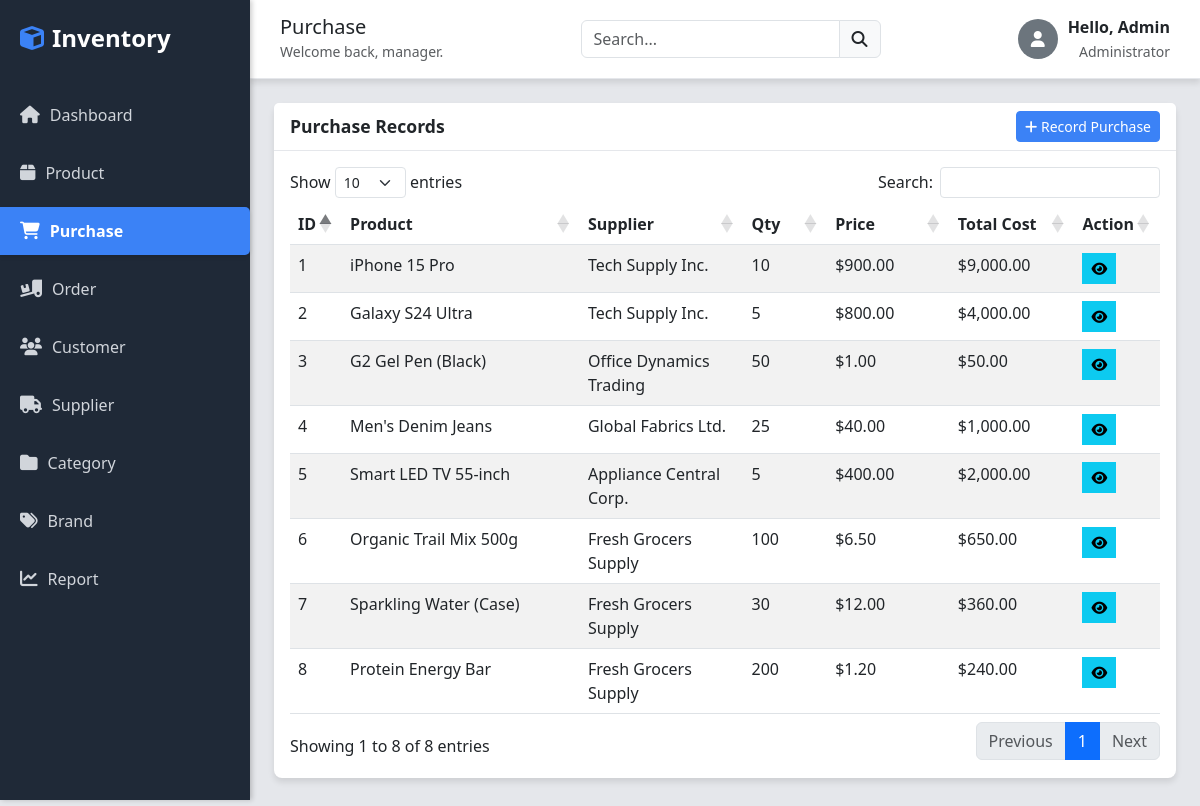
The page /purchase.php on the database its author committed.
### tables this page shows
CREATE TABLE purchases (
    id INT AUTO_INCREMENT PRIMARY KEY,
    product_id INT,
    supplier_id INT,
    quantity INT,
    price DECIMAL(10,2) NOT NULL DEFAULT 0.00,
    total_cost DECIMAL(10,2) NOT NULL DEFAULT 0.00,
    purchase_date TIMESTAMP DEFAULT CURRENT_TIMESTAMP,
    FOREIGN KEY (product_id) REFERENCES products(id),
    FOREIGN KEY (supplier_id) REFERENCES suppliers(id)
);

CREATE TABLE products (
    id INT AUTO_INCREMENT PRIMARY KEY,
    category_id INT,
    brand_id INT,
    supplier_id INT,
    name VARCHAR(150) NOT NULL,
    model VARCHAR(50),
    quantity INT DEFAULT 0,
    base_price DECIMAL(10,2) DEFAULT 0.00,
    status ENUM('Active', 'Inactive') DEFAULT 'Active',
    FOREIGN KEY (category_id) REFERENCES categories(id),
    FOREIGN KEY (brand_id) REFERENCES brands(id),
    FOREIGN KEY (supplier_id) REFERENCES suppliers(id)
);

CREATE TABLE suppliers (
    id INT AUTO_INCREMENT PRIMARY KEY,
    name VARCHAR(100) NOT NULL,
    mobile VARCHAR(20),
    address TEXT,
    status ENUM('Active', 'Inactive') DEFAULT 'Active'
);

### purchase.php (the view, shortened to what this page needs)
<?php
include 'header.php';
$sql = "SELECT pu.id, pu.quantity, pu.price, pu.total_cost, p.name AS product_name, s.name AS supplier_name
        FROM purchases pu
        LEFT JOIN products p ON pu.product_id = p.id
        LEFT JOIN suppliers s ON pu.supplier_id = s.id
        ORDER BY pu.id DESC";
$result = $conn->query($sql);
?>
<div class="card">
    <div class="card-header d-flex justify-content-between align-items-center">
        <span>Purchase Records</span>
        <button class="btn btn-primary-custom btn-sm" data-bs-toggle="modal" data-bs-target="#addPurchaseModal">
            <i class="fas fa-plus"></i> Record Purchase
        </button>
    </div>
    <div class="card-body">
        <table class="table table-hover table-striped" id="purchaseTable">
            <thead>
                <tr>
                    <th width="5%">ID</th>
                    <th width="30%">Product</th>
                    <th width="20%">Supplier</th>
                    <th width="10%">Qty</th>
                    <th width="15%">Price</th>
                    <th width="15%">Total Cost</th>
                    <th width="5%">Action</th>
                </tr>
            </thead>
            <tbody>
                <?php while ($row = $result->fetch_assoc()): ?>
                    <tr>
                        <td><?php echo $row['id']; ?></td>
                        <td><?php echo $row['product_name']; ?></td>
                        <td><?php echo $row['supplier_name']; ?></td>
                        <td><?php echo $row['quantity']; ?></td>
                        <td>$<?php echo number_format($row['price'], 2); ?></td>
                        <td>$<?php echo number_format($row['total_cost'], 2); ?></td>
                        <td>
                            <button class="btn btn-sm btn-info rounded-0"><i class="fas fa-eye"></i></button>
                        </td>
                    </tr>
                <?php endwhile; ?>
            </tbody>
        </table>
    </div>
</div>
<?php include 'footer.php'; ?>

### header.php (style rules this page uses)
:root { --sidebar-width: 250px; --sidebar-bg: #1f2937; --sidebar-color: #d1d5db; --sidebar-active-bg: #3b82f6; --main-bg: #e5e7eb; --card-bg: white; --shadow-light: 0 4px 6px rgba(0, 0, 0, 0.1); }
body { background-color: var(--main-bg); margin: 0; padding: 0; display: flex; }
.card { border-radius: 8px; box-shadow: var(--shadow-light); border: none; margin-bottom: 20px; }
.card-header { background-color: white; border-bottom: 1px solid #e5e7eb; font-weight: 600; font-size: 1.1rem; }
.btn-primary-custom { background-color: var(--sidebar-active-bg); color: white; border-color: var(--sidebar-active-bg); }
.btn-info, .btn-danger, .btn-primary { border-radius: 4px; }

### rows shown on the page
purchases: id "8", product.name "Protein Energy Bar", supplier.name "Fresh Grocers Supply", quantity "200", price "1.20", total_cost "240.00"
purchases: id "7", product.name "Sparkling Water (Case)", supplier.name "Fresh Grocers Supply", quantity "30", price "12.00", total_cost "360.00"
purchases: id "6", product.name "Organic Trail Mix 500g", supplier.name "Fresh Grocers Supply", quantity "100", price "6.50", total_cost "650.00"
purchases: id "5", product.name "Smart LED TV 55-inch", supplier.name "Appliance Central Corp.", quantity "5", price "400.00", total_cost "2,000.00"
purchases: id "4", product.name "Men's Denim Jeans", supplier.name "Global Fabrics Ltd.", quantity "25", price "40.00", total_cost "1,000.00"
purchases: id "3", product.name "G2 Gel Pen (Black)", supplier.name "Office Dynamics Trading", quantity "50", price "1.00", total_cost "50.00"
purchases: id "2", product.name "Galaxy S24 Ultra", supplier.name "Tech Supply Inc.", quantity "5", price "800.00", total_cost "4,000.00"
purchases: id "1", product.name "iPhone 15 Pro", supplier.name "Tech Supply Inc.", quantity "10", price "900.00", total_cost "9,000.00"

### other values the page prints
str_replace('_', ' ', $page_title) "Purchase"
